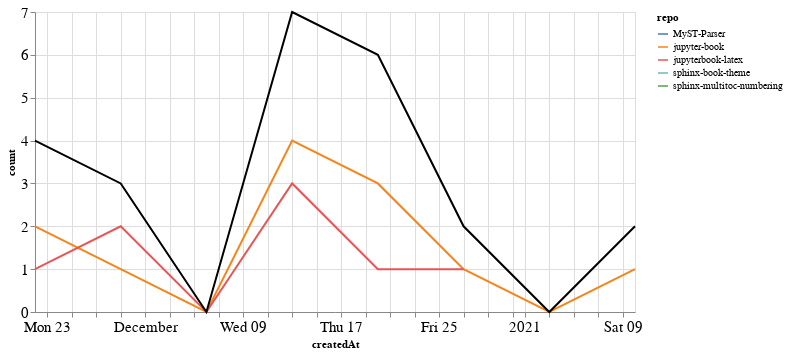

The notebook cell saved with this chart:
### Markdown cell above
### Comments

### Code cell
comments_time = comments.groupby('repo').resample('W', on='createdAt').count()['author'].reset_index()
comments_time = comments_time.rename(columns={'author': 'count'})
comments_time_total = comments_time.groupby('createdAt').agg({"count": "sum"}).reset_index()
ch1 = alt.Chart(comments_time, width=600).mark_line().encode(
    x='createdAt',
    y='count',
    color='repo',
    tooltip="repo"
)

ch2 = alt.Chart(comments_time_total, width=600).mark_line(color="black").encode(
    x='createdAt',
    y='count',
)

ch1 + ch2

### Figure 1 — Vega-Lite specification as saved in the notebook (floating-point values rounded to 4 significant figures)
{"config": {"axisLeft": {"labelFontSize": 15}, "axisBottom": {"labelFontSize": 15}}, "layer": [{"data": {"name": "data-f5f828904ce5cc8fb8391788c0679399"}, "mark": "line", "encoding": {"color": {"type": "nominal", "field": "repo"}, "tooltip": {"type": "nominal", "field": "repo"}, "x": {"type": "temporal", "field": "createdAt"}, "y": {"type": "quantitative", "field": "count"}}, "width": 600}, {"data": {"name": "data-720b266518cd2f88856af7367fafa4ac"}, "mark": {"type": "line", "color": "black"}, "encoding": {"x": {"type": "temporal", "field": "createdAt"}, "y": {"type": "quantitative", "field": "count"}}, "width": 600}], "$schema": "https://vega.github.io/schema/vega-lite/v4.8.1.json", "datasets": {"data-f5f828904ce5cc8fb8391788c0679399": [{"repo": "MyST-Parser", "createdAt": "2020-12-20T00:00:00", "count": 2}, {"repo": "jupyter-book", "createdAt": "2020-11-22T00:00:00", "count": 2}, {"repo": "jupyter-book", "createdAt": "2020-11-29T00:00:00", "count": 1}, {"repo": "jupyter-book", "createdAt": "2020-12-06T00:00:00", "count": 0}, {"repo": "jupyter-book", "createdAt": "2020-12-13T00:00:00", "count": 4}, {"repo": "jupyter-book", "createdAt": "2020-12-20T00:00:00", "count": 3}, {"repo": "jupyter-book", "createdAt": "2020-12-27T00:00:00", "count": 1}, {"repo": "jupyter-book", "createdAt": "2021-01-03T00:00:00", "count": 0}, {"repo": "jupyter-book", "createdAt": "2021-01-10T00:00:00", "count": 1}, {"repo": "jupyterbook-latex", "createdAt": "2020-11-22T00:00:00", "count": 1}, {"repo": "jupyterbook-latex", "createdAt": "2020-11-29T00:00:00", "count": 2}, {"repo": "jupyterbook-latex", "createdAt": "2020-12-06T00:00:00", "count": 0}, {"repo": "jupyterbook-latex", "createdAt": "2020-12-13T00:00:00", "count": 3}, {"repo": "jupyterbook-latex", "createdAt": "2020-12-20T00:00:00", "count": 1}, {"repo": "jupyterbook-latex", "createdAt": "2020-12-27T00:00:00", "count": 1}, {"repo": "sphinx-book-theme", "createdAt": "2020-11-22T00:00:00", "count": 1}, {"repo": "sphinx-multitoc-numbering", "createdAt": "2021-01-10T00:00:00", "count": 1}], "data-720b266518cd2f88856af7367fafa4ac": [{"createdAt": "2020-11-22T00:00:00", "count": 4}, {"createdAt": "2020-11-29T00:00:00", "count": 3}, {"createdAt": "2020-12-06T00:00:00", "count": 0}, {"createdAt": "2020-12-13T00:00:00", "count": 7}, {"createdAt": "2020-12-20T00:00:00", "count": 6}, {"createdAt": "2020-12-27T00:00:00", "count": 2}, {"createdAt": "2021-01-03T00:00:00", "count": 0}, {"createdAt": "2021-01-10T00:00:00", "count": 2}]}}
